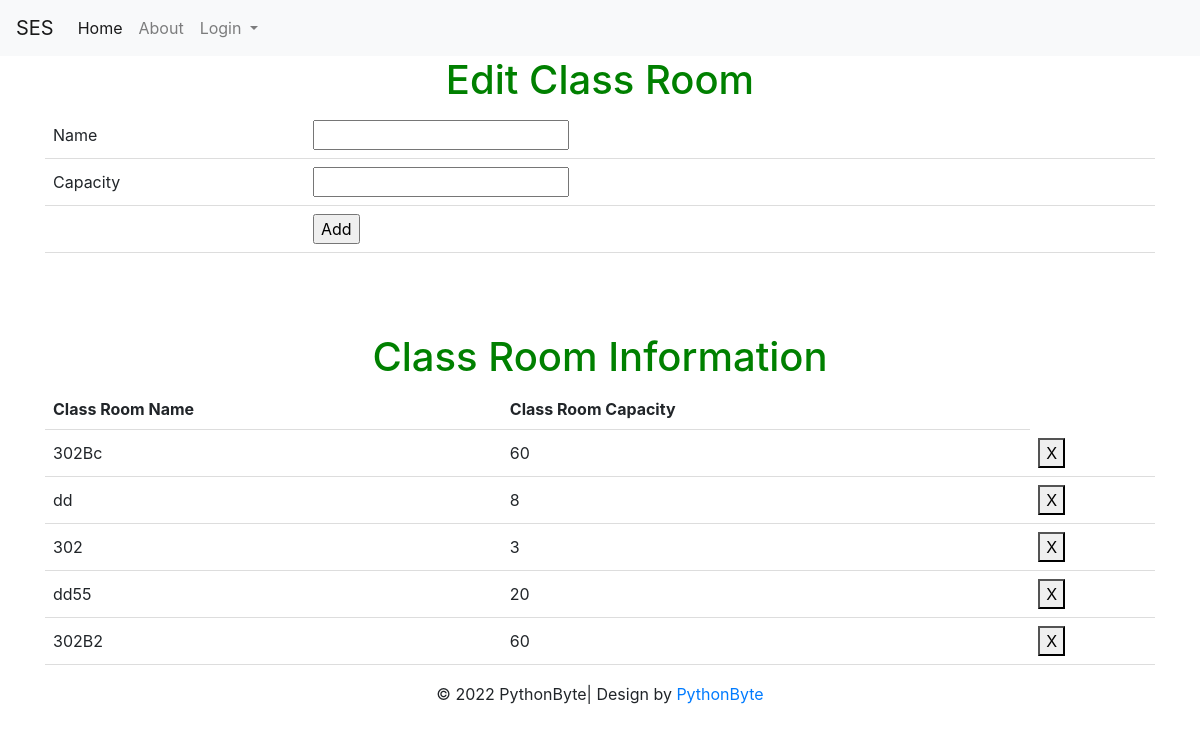
/saverloc, run on an earlier commit of the app's database.
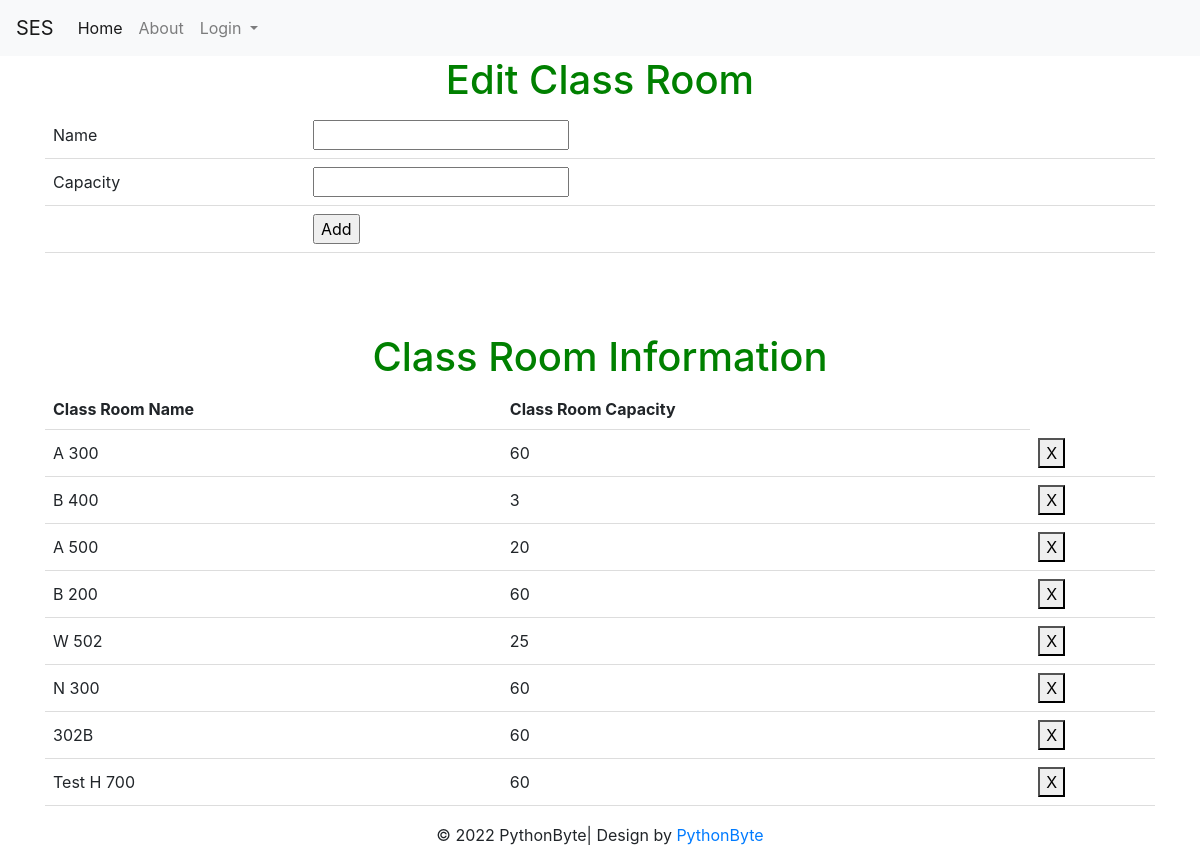
And on a later commit of the database.
### tables this page shows
CREATE TABLE loc (loc_id INTEGER PRIMARY KEY UNIQUE, loc_Cap INTEGER, loc_name CHAR CONSTRAINT loc_id UNIQUE ON CONFLICT IGNORE);

### auth.py (the view, shortened to what this page needs)
@auth.route("/saverloc",methods = ["POST","GET"])
def saverloc():
    if request.method=='GET':
        con = sqlite3.connect("instance/db.sqlite")
        cur = con.cursor()
        cur.execute("SELECT * FROM loc")
        data6 = cur.fetchall()
        return render_template('add_loc.html',data6=data6)
    return render_template("add_loc.html",data6=data6)

### templates/add_Loc.html (shortened to what this page needs)
{% extends "base.html" %}
{% block content %}
<h1>Edit Class Room</h1>
 <form action = "/saverloc" method="post">
 <table>
  <tr><td>Name</td><td><input type="text" name="name_loc" required ></td></tr>
  <tr><td>Capacity</td><td><input type="number" name="cap" required></td></tr>
  <tr><td></td><td><input type="submit" value="Add"></td></tr>
</form>
  <form action = "/del_loc" method="post">
 <br> <h1>{{msg}}</h1><br><br>
 <h1>Class Room Information</h1>
 <table id="table_to_highlight" style="width:100%">
    <thead>
      <tr>
        <th>Class Room Name</th>
        <th>Class Room Capacity</th>
      </tr>
      </thead>
      <tbody>
       {% for row in data6 %}
              <tr>
                  <td>{{row[2]}}</td>
                  <td>{{row[1]}}</td>
                  <td><button class="bi bi-plus" type="submit" value="{{ row[0] }}" name="locid">X</button></td>
              </tr>
          {% endfor %}
      </tbody>
  </table>
 </form>
{% endblock %}

### templates/base.html (shortened to what this page needs)
<!DOCTYPE html>
<html>
<head>
    <link rel="stylesheet" href="https://cdn.jsdelivr.net/npm/bootstrap@4.3.1/dist/css/bootstrap.min.css">
    <link rel="stylesheet" href="https://cdnjs.cloudflare.com/ajax/libs/font-awesome/5.15.3/css/all.min.css">
    <link rel="stylesheet" href="https://mdbcdn.b-cdn.net/wp-content/themes/mdbootstrap4/docs-app/css/compiled-4.20.0.min.css">
  </head>
<body>
<section class="hero is-fullheight" style="background-color:#ffffff;">
    <div>  <nav class="navbar navbar-expand-lg navbar-light bg-light">
        <a class="navbar-brand" href="{{ url_for('main.index') }}">SES</a>
        <div class="collapse navbar-collapse" id="navbarSupportedContent">
          <ul class="navbar-nav mr-auto">
            <li class="nav-item active">
              <a class="nav-link" href="{{ url_for('main.index') }}">Home <span class="sr-only">(current)</span></a>
            </li>
            <li class="nav-item">
              <a class="nav-link" href="{{ url_for('main.About') }}">About</a>
            </li>
            <li class="nav-item dropdown">
              <a class="nav-link dropdown-toggle" href="#" id="navbarDropdown" role="button" data-toggle="dropdown" aria-haspopup="true" aria-expanded="false">
                Login
              </a>
            </li>
            </ul>
        </div>
    </div>
    <div class="hero-body">
      <div class="container has-text-centered">
          {% block content %}{% endblock %}
      </div>
</section>
<footer><div>
  <p class="copyright">© 2022 PythonByte| Design by <a href="https://github.com/NaifAlblawi/PythonByte" target="_blank">PythonByte</a></p>
</div></footer>
</body>
</html>

### templates/base.html (style rules this page uses)
p.copyright { width: 100%; line-height: 10px; text-align: center; bottom:0; }

### templates/add_Loc.html (style rules this page uses)
body { text-align: center; }
h1 { color: green; }
table { border-collapse: collapse; width: 100%; }
th, td { padding: 8px; text-align: left; border-bottom: 1px solid #ddd; }

What changed in the data, as far as the page shows it:
removed loc: loc_name "dd", loc_Cap "8", {{ row[0] }} 4 (drawn)
changed loc (number 1 of 8 on the later page): loc_name "302Bc" → "A 300"
changed loc (number 2 of 8 on the later page): loc_name "302" → "B 400"
changed loc (number 3 of 8 on the later page): loc_name "dd55" → "A 500"
changed loc (number 4 of 8 on the later page): loc_name "302B2" → "B 200"
added loc: loc_name "W 502", loc_Cap "25", {{ row[0] }} 8 (drawn)
added loc: loc_name "N 300", loc_Cap "60", {{ row[0] }} 9 (drawn)
added loc: loc_name "302B", loc_Cap "60", {{ row[0] }} 12 (drawn)
added loc: loc_name "Test H 700", loc_Cap "60", {{ row[0] }} 13 (drawn)
